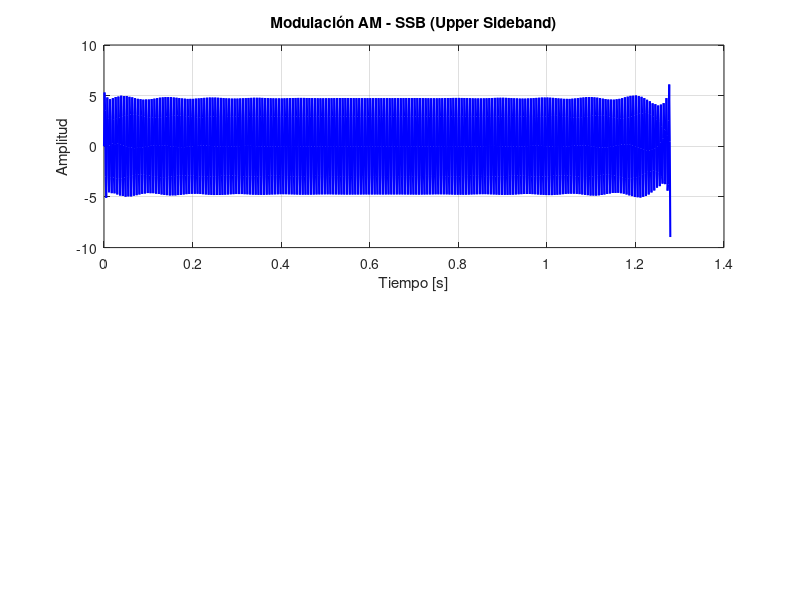

The MATLAB source for this figure: (Note: this script raises an error after producing the figure.)
clear, clc, close all;

%% Parámetros generales
N = 1024;            % Total de muestras
Fs = 800;            % Frecuencia de muestreo [Hz]
Ts = 1/Fs;           % Periodo de muestreo [s]
t = (0:N-1)*Ts;      % Vector temporal

%% Señal moduladora
Fmod = 10;           % Frecuencia de la señal moduladora [Hz]
Amod = 5;            % Amplitud de la señal moduladora
s_mod = Amod * sin(2*pi*Fmod*t);  % Señal de información

%% Parámetros de la portadora
Fpor = 150;          % Frecuencia de la portadora [Hz]

%% Modulación SSB (banda lateral superior)
s_mod_ssb = ssbmod(s_mod, Fpor, Fs, 0, 'upper');

%% Representación temporal
figure(1)
subplot(2,1,1)
plot(t, s_mod_ssb, 'b', 'LineWidth', 1.5);
xlabel('Tiempo [s]')
ylabel('Amplitud')
title('Modulación AM - SSB (Upper Sideband)')
grid on

%% Espectro en frecuencia
[fx, S_F] = Fourier(s_mod_ssb, Fs);

subplot(2,1,2)
plot(fx, S_F, 'r', 'LineWidth', 1.5);
xlabel('Frecuencia [Hz]')
ylabel('Amplitud')
title('Espectro de frecuencia - SSB (Upper)')
grid on

%% Función auxiliar de transformada de Fourier
function [f, P1] = Fourier(s, Fs)
    L = length(s);
    Y = fft(s);
    Y = Y / sqrt(L);
    P2 = abs(Y / L);
    P1 = P2(1:L/2);
    P1(2:end-1) = 2*P1(2:end-1);
    f = Fs*(0:(L/2 -1))/L;
end
